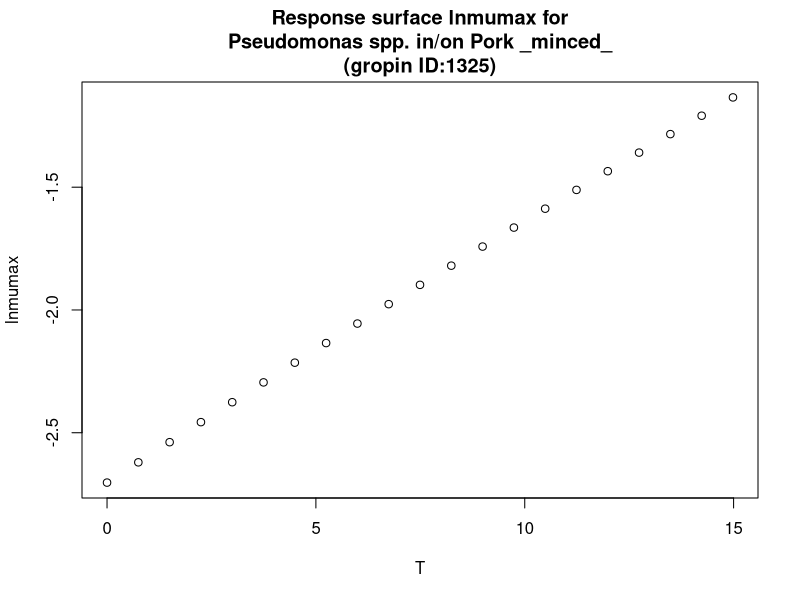

Generate this figure with R:
#############################
# start of Parameter script
#############################
T <- seq(0,14.985014985015,length.out=21)
#############################
# end of Parameter script
#############################
############################# 
# start of Model script Gropin ID 1325 
#############################
 
# constant coefficients for this model
 
variables <- data.frame(T)
argumentsPar <- expand.grid(variables)
 
# heart of the model
response_surface <- function(T) {
   mumax <-log(0.067)-(68.4/0.00831)*((1/(T+273))-(1/273))

return(mumax=mumax)
} 

# output parameters
responseSurface <- cbind(argumentsPar,response_surface(argumentsPar['T']))
colnames(responseSurface) <- c(colnames(argumentsPar),'lnmumax')
#############################
# End of Model script
#############################
############################# 
# start of Visualisation script Gropin ID 1325 
#############################
plot(T,responseSurface$'lnmumax',xlab='T',
                          ylab='lnmumax',main='Response surface lnmumax for
Pseudomonas spp. in/on Pork _minced_
(gropin ID:1325)')
#############################
# End of Visualisation script
#############################
